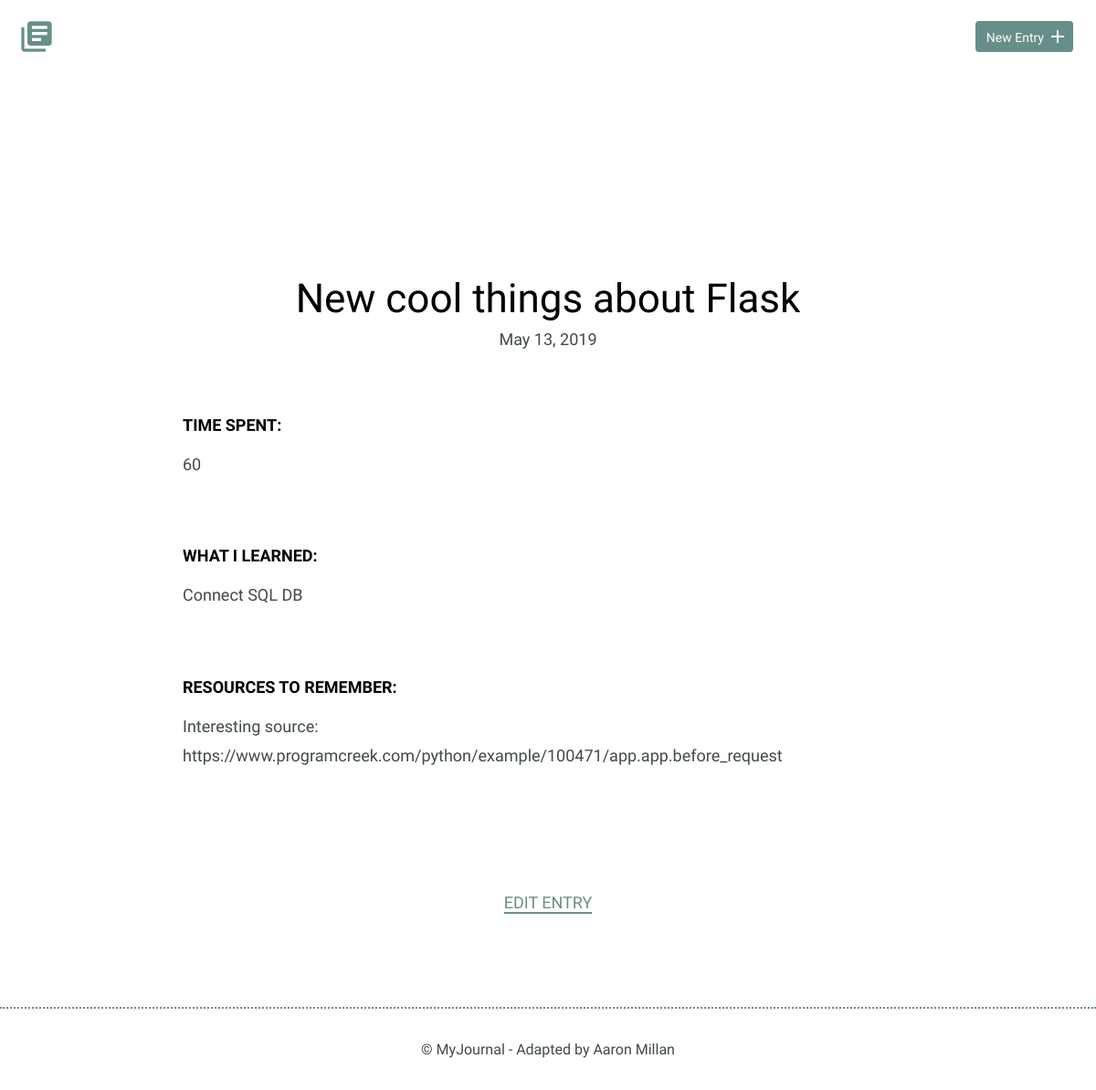
Page /entries/1/ on the committed database.
### models.py (models this page shows, shortened)
class Entry(Model):
    title = CharField()
    date = DateTimeField(default=datetime.datetime.now)
    timespent = IntegerField()
    learned = TextField()
    resources = TextField()
    class Meta:
        database = DATABASE

### app.py (the view)
@app.route('/entries/<int:entry_id>/', methods=['POST','GET'])
def entry_detail(entry_id):
    try:
        entry = models.Entry.get(models.Entry.id == entry_id)
    except IndexError:
        abort(404)
    except ValueError:
        abort(404)
    else:
        return render_template('detail.html', entry=entry)

### app.py (called while the page is built)
@app.before_request
def before_request():
    g.db = models.DATABASE
    g.db.connect()

@app.after_request
def after_request(response):
    g.db.close()
    return response

### templates/detail.html
{% extends 'layout.html'%}
{% block content %}
<div class="container">
    <div class="entry-list single">
        <article>
            <h1>{{ entry.title }}</h1>
            <time>{{ entry.date.strftime('%B %d, %Y') }}</time>
            <div class="entry">
                <h3>Time Spent: </h3>
                <p>{{ entry.timespent}}</p>
            </div>
            <div class="entry">
                <h3>What I Learned:</h3>
                <p>{{ entry.learned }}
            </div>
            <div class="entry">
                <h3>Resources to Remember:</h3>
                <p>{{ entry.resources }}
            </div>
        </article>
    </div>
<div class="edit">
  <p><a href="{{ url_for('edit_entry', entry_id = entry.id) }}">Edit Entry</a></p>
</div>
{% endblock %}

### static/css/site.css (style rules this page uses)
body { font-size: 16px; color: #404a49; font-family: 'Cousine', serif; font-weight: 400; }
.container { margin: 0 auto; padding: 0 25px; }
h1, h2, h3 { margin: 0; font-weight: 400; line-height: 1em; color: #000; }
h1 { font-size: 44px; margin-bottom: 12px; }
h3 { font-size: 18px; font-family: 'Work Sans', serif; font-weight: 600; text-transform: uppercase; }
p { line-height: 1.8em; font-size: 18px; }
p a { border-bottom: 2px solid #678f89; padding: 0; color: #678f89; text-decoration: none; }
.entry-list, .edit-entry, .new-entry { max-width: 800px; margin: 0 auto; padding: 70px 0 150px 0; }
.entry-list article { margin-bottom: 70px; text-align: center; }
.entry-list article:last-child { margin-bottom: 0; }
.entry-list.single { padding-bottom: 70px; }
.entry-list.single time { font-size: 18px; }
.entry { max-width: 800px; margin: 75px auto 0 auto; text-align: left; }
.entry p { margin-bottom: 40px; }
.edit { padding-bottom: 80px; text-align: center; margin: 0 auto; }
.edit a { font-weight: 400; text-transform: uppercase; font-size: 18px; }

### rows in the picture
Entry: title "New cool things about Flask", date "May 13, 2019", timespent "60", learned "Connect SQL DB", resources "Interesting source: https://www.programcreek.com/python/example/100471/app.app.before_request"
